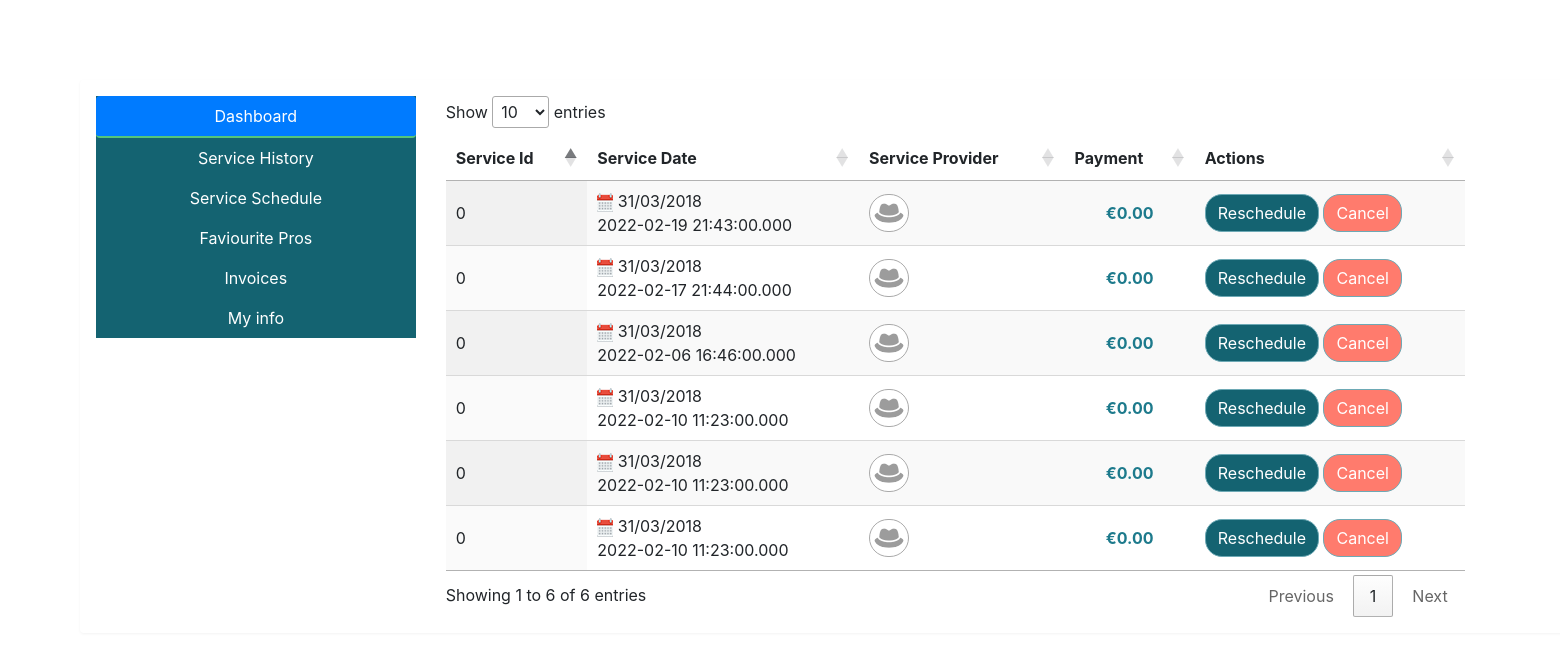
Page /accountController/User_dashboard (signed in) on the committed database.
### tables this page shows
CREATE TABLE `servicerequest` (
  `id` int(11) NOT NULL,
  `ServiceRequestId` int(11) NOT NULL,
  `UserId` varchar(255) NOT NULL,
  `ServiceId` int(11) NOT NULL,
  `ServiceStartDate` datetime(3) NOT NULL,
  `ZipCode` varchar(10) NOT NULL,
  `ServiceFrequency` tinyint(3) UNSIGNED DEFAULT NULL,
  `Extra` varchar(255) NOT NULL,
  `ServiceHourlyRate` decimal(8,2) DEFAULT NULL,
  `ServiceHours` double NOT NULL,
  `ExtraHours` double DEFAULT NULL,
  `SubTotal` decimal(8,2) NOT NULL,
  `Discount` decimal(8,2) DEFAULT NULL,
  `TotalCost` decimal(8,2) NOT NULL,
  `Comments` varchar(500) DEFAULT NULL,
  `PaymentTransactionRefNo` varchar(50) DEFAULT NULL,
  `PaymentDue` tinyint(4) NOT NULL DEFAULT 0,
  `JobStatus` tinyint(3) UNSIGNED DEFAULT NULL,
  `ServiceProviderId` int(11) DEFAULT NULL,
  `SPAcceptedDate` datetime(3) DEFAULT NULL,
  `HasPets` tinyint(4) NOT NULL DEFAULT 0,
  `Status` int(11) DEFAULT NULL,
  `CreatedDate` datetime(3) NOT NULL DEFAULT current_timestamp(3),
  `ModifiedDate` datetime(3) NOT NULL DEFAULT current_timestamp(3),
  `ModifiedBy` int(11) DEFAULT NULL,
  `RefundedAmount` decimal(8,2) DEFAULT NULL,
  `Distance` decimal(18,2) NOT NULL DEFAULT 0.00,
  `HasIssue` tinyint(4) DEFAULT NULL,
  `PaymentDone` tinyint(4) DEFAULT NULL,
  `RecordVersion` char(36) DEFAULT NULL
);

### application/controllers/accountController.php (called while the page is built, shortened)
<?php
class accountController extends framework {
    public function User_dashboard(){
        $this->view('dashboard');
    }
        }
?>

### system/classes/rout.php (called while the page is built, shortened)
<?php
class rout {
    public $method     = "index";
    public $params     = [];
    public function __construct()
    {
        $url = $this->url();
        if(!empty($url)){
            if(file_exists("../application/controllers/" . $url[0] . ".php")){
                    unset($url[0]);
            } else {
                echo "<div style='margin:0;padding: 10px;background-color:silver;'>Sorry  ".$url[0].".php not found</div>";
            }
        }
        $this->controller = new $this->controller;
        if(isset($url[1]) && !empty($url[1])){
            if(method_exists($this->controller, $url[1])){
                $this->method = $url[1];
                unset($url[1]);
            } else {
                echo "<div style='margin:0;padding: 10px;background-color:silver;'>Sorry  method ".$url[1]." not found</div>";
            }
        }
        if(isset($url)){
            $this->params = $url;
        } else {
            $this->params = [];
        }
        call_user_func_array([$this->controller, $this->method], $this->params);
    }
    public function url(){
        if(isset($_GET['url'])){
            $url = $_GET['url'];
            $url = rtrim($url);
            $url = filter_var($url, FILTER_SANITIZE_URL);
            $url = explode("/", $url);
            return $url;
        }
    }
}
?>

### system/init.php (called while the page is built, shortened)
<?php
$rout = new rout;
?>

### public/index.php (called while the page is built, shortened)
<?php
include "../system/init.php";
?>

### application/views/dashboard.php (the view, shortened to what this page needs)
<!DOCTYPE html>
<html lang="en">
    <head>
        <link rel="stylesheet"
              href=
"https://stackpath.bootstrapcdn.com/bootstrap/4.5.0/css/bootstrap.min.css"
              integrity=
"sha384-9aIt2nRpC12Uk9gS9baDl411NQApFmC26EwAOH8WgZl5MYYxFfc+NcPb1dKGj7Sk"
 />
    </head>
    <body>
        <div class="page-content page-container-fluid" id="page-content">
    <div class="padding">
        <div class="row d-flex justify-content-center">
            <div class="col-md-auto" style="width:150%;">
                <div class="card p-3 " style="background-color: transparent; border:none;width:150%;">
                    <div class="row">
                        <div class="col-md-2 text-center" >
                            <div class="nav flex-column nav-pills abc " id="v-pills-tab" role="tablist" aria-orientation="vertical" style="background-color: #146371 !important;">
                            <a class="nav-link active" data-toggle="pill" href="#v-pills-home" role="tab"  style="color: white !important;">Dashboard</a>
                                <a class="nav-link" data-toggle="pill" href="#v-pills-profile" role="tab" style="color: white !important;">Service History</a>
                                <a class="nav-link" data-toggle="pill" href="#v-pills-messages" role="tab" style="color: white !important;">Service Schedule</a>
                                <a class="nav-link" data-toggle="pill" href="#v-pills-settings" role="tab" style="color: white !important;">Faviourite Pros</a>
                                <a class="nav-link" data-toggle="pill" href="#v-pills-payment" role="tab" style="color: white !important;">Invoices</a>
                                <a class="nav-link info" data-toggle="pill" href="#v-pills-account" role="tab" style="color: white !important;">My info</a></div>
                        </div>
                        <div class="col-md-6" >
                            <div class="tab-content" id="v-pills-tabContent">
                                <div class="tab-pane fade show active" id="v-pills-home" role="tabpanel" aria-labelledby="v-pills-home-tab">
                                     <table id="example" class="display" style="width:100%">
    <thead>
        <tr >
            <th>Service Id</th>
            <th>Service Date</th>
            <th>Service Provider</th>
            <th>Payment</th>
            <th>Actions</th>
        </tr>
    </thead>
    <tbody>
<?php
$host='localhost';
    $username='root';
    $password='';
    $dbname = "company";
    $conn=mysqli_connect($host,$username,$password,"$dbname");
$query="select * from servicerequest ";
$result=mysqli_query($conn,$query);
?>
<?php if ($result->num_rows > 0): ?>
<?php while($array=mysqli_fetch_row($result)): ?>
  <tr>
            <td class="a"><span class="serviceid"><?php echo $array[1];?></span></td>
            <td class="a" id="abc"><div class="chosendate">
                    <img src="<?=ROOT?>/assets/Images/userdashboard/calculator.png" alt=""> 31/03/2018
                  </div>
                  <div  class="datevalue"><?php echo $array[4];?></div></td>
        <td class="a"><span>
                    <img class="hat" src="<?=ROOT?>/assets/Images/userdashboard/hat.png" alt="">
                  </span>
                </td>
      <td class="a text-center"><span class="dollar">€<?php echo $array[13];?></span></td>
      <td>
           <button type="button" class="btn btn-primary reschedule" data-toggle="modal" data-target="#exampleModal2" style="border-radius: 17px;background-color: #146371;border-color:#6da9b5">Reschedule</button>
           <buttontype="button" class="btn btn-primary cancelreq" data-toggle="modal" data-target="#exampleModal1" style=" border-radius: 17px;background-color: #FF7B6D;border-color:#6da9b5">Cancel</button>
    </td>
</tr>
<?php endwhile; ?>
<?php else: ?>
<tr>
<td colspan="3" rowspan="1" headers="">No Data Found</td>
</tr>
<?php endif; ?>
</tbody>
    </table>
                                 </div>
                            </div>
                        </div>
                    </div>
                </div>
            </div>
        </div>
    </div>
</div>
<link rel="stylesheet" href="https://maxcdn.bootstrapcdn.com/bootstrap/4.4.1/css/bootstrap.min.css">
<link rel="stylesheet" href="https://cdn.datatables.net/1.10.20/css/jquery.dataTables.min.css">
    </body>
</html>

### system/classes/framework.php (shortened to what this page needs)
<?php
class framework {
   public function view($viewName, $data = []){
     if(file_exists("../application/views/" . $viewName . ".php")){
        require_once "../application/views/$viewName.php";
     } else {
        echo "<div style='margin:0;padding: 10px;background-color:silver;'>Sorry $viewName.php file not found </div>";
     }
   }
}
?>

### public/assets/css/servicehistory.css (style rules this page uses)
* { padding: 0; margin: 0; }
body { font-family: 'Roboto', sans-serif; font-family: 'Work Sans', sans-serif; }
a { color: white ; }
.hat { padding: 8px 4px; border: solid 1px #aaa; border-radius: 25px; background-color: white; }
.dollar { color: #1d7a8c; font-weight: bold; }
body { background-color: #f9f9fa }
.padding { padding: 5rem }
.card { background: #fff; border-width: 0; border-radius: .25rem; box-shadow: 0 1px 3px rgba(0, 0, 0, .05); margin-bottom: 1.5rem }
.card { position: relative; display: flex; flex-direction: column; min-width: 0; word-wrap: break-word; background-color: #fff; background-clip: border-box; border: 1px solid rgba(19, 24, 44, .125); border-radius: .25rem }
.abc { background-color:#1D7A8C; }
a.active { border-bottom: 2px solid #55c57a }

### rows in the picture
servicerequest: ServiceRequestId "0", ServiceStartDate "2022-02-19 21:43:00.000", TotalCost "0.00"
servicerequest: ServiceRequestId "0", ServiceStartDate "2022-02-17 21:44:00.000", TotalCost "0.00"
servicerequest: ServiceRequestId "0", ServiceStartDate "2022-02-06 16:46:00.000", TotalCost "0.00"
servicerequest: ServiceRequestId "0", ServiceStartDate "2022-02-10 11:23:00.000", TotalCost "0.00"
servicerequest: ServiceRequestId "0", ServiceStartDate "2022-02-10 11:23:00.000", TotalCost "0.00"
servicerequest: ServiceRequestId "0", ServiceStartDate "2022-02-10 11:23:00.000", TotalCost "0.00"
